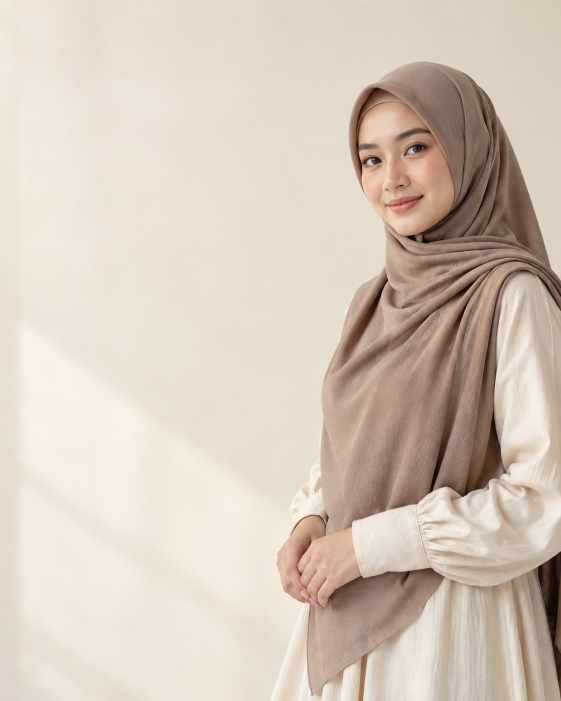
#> input picture CONTENT/DAY-01/assets/editorial-photo.png, 1122 x 1402 px (shown at 1/2 size)
$ python render.py
#> lines starting #> are read from the running program, lines starting #| are printed output that depends on the picture
"""Render Day 1 Instagram assets. Requires Pillow. Run: python CONTENT/DAY-01/render.py"""

from pathlib import Path
from PIL import Image, ImageDraw, ImageFont

ROOT = Path(__file__).resolve().parent
ASSETS = ROOT / "assets"
LOGO_SOURCE = ROOT.parent.parent / "Logo Hijab Syari Transparan.png"
CREAM = (246, 240, 231)
PAPER = (252, 249, 244)
INK = (51, 43, 38)
TAUPE = (124, 98, 84)
MUTED = (107, 95, 87)
LINE = (202, 185, 170)
FONT_DIR = Path("C:/Windows/Fonts")


def font(name, size):
    return ImageFont.truetype(str(FONT_DIR / name), size)


SERIF = "GeorgiaPro-CondRegular.ttf"
SERIF_ITALIC = "GeorgiaPro-CondItalic.ttf"
SANS = "ArialNova.ttf"
def lines(draw, items, x, y, family, size, fill, leading):
    f = font(family, size)
    for item in items:
        draw.text((x, y), item, font=f, fill=fill)
        y += leading
    return y


def brand_logo(dark=False, width=310):
    source = Image.open(LOGO_SOURCE).convert("RGBA")
    source = source.crop(source.getchannel("A").getbbox())
    color = (239, 194, 137) if dark else INK
    logo = Image.new("RGBA", source.size, color + (0,))
    logo.putalpha(source.getchannel("A"))
    height = round(logo.height * width / logo.width)
    return logo.resize((width, height), Image.Resampling.LANCZOS)


def chrome(im, draw, dark=False, line_end=1004):
    faint = (214, 195, 179) if dark else LINE
    logo = brand_logo(dark)
    im.paste(logo, (76, 39), logo)
    draw.line((76, 150, line_end, 150), fill=faint, width=2)


def save(im, name):
    im.save(ASSETS / name, optimize=True)


def cover():
    photo = Image.open(ASSETS / "editorial-photo.png").convert("RGB")
#> photo is the input picture: PIL image 1122x1402 RGB; mean R, G, B 214, 199.8, 185.2
    photo = photo.resize((1080, 1350), Image.Resampling.LANCZOS)
#> photo: PIL image 1080x1350 RGB
    overlay = Image.new("RGBA", photo.size, (0, 0, 0, 0))
#> overlay: PIL image 1080x1350 RGBA; every value is 0
    op = overlay.load()
    for x in range(1080):
        alpha = int(248 * max(0, min(1, (720 - x) / 470)))
        for y in range(1350):
            op[x, y] = (*PAPER, alpha)
    im = Image.alpha_composite(photo.convert("RGBA"), overlay).convert("RGB")
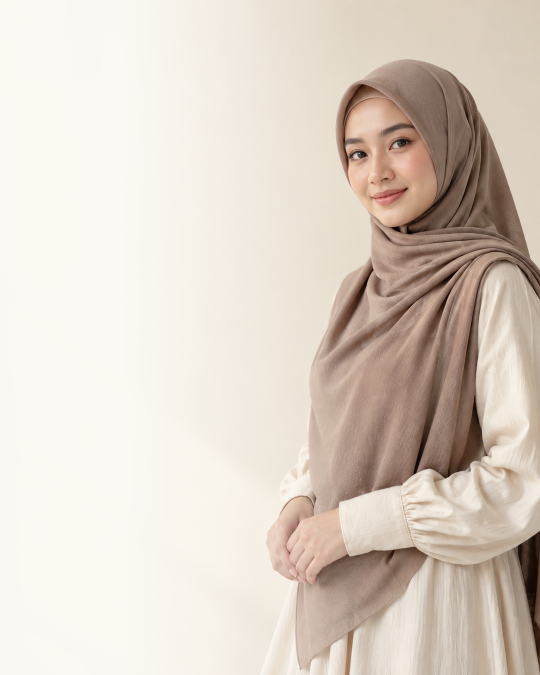
#> im: PIL image 1080x1350 RGB (shown at 1/2 size); mean R, G, B 221, 209.4, 198.6
    d = ImageDraw.Draw(im)
    chrome(im, d, line_end=610)
    lines(d, ["Halo, kita", "mulai lagi."], 76, 355, SERIF, 99, INK, 103)
    d.line((80, 620, 178, 620), fill=TAUPE, width=5)
    lines(d, ["Urusan hijab terasa lebih", "mudah, mulai hari ini."], 76, 665, SANS, 33, INK, 48)
    save(im, "01-cover.png")


def standard(number, heading, body, foot, dark=False):
    im = Image.new("RGB", (1080, 1350), TAUPE if dark else CREAM)
    d = ImageDraw.Draw(im)
    chrome(im, d, dark)
    main = PAPER if dark else INK
    secondary = (232, 217, 202) if dark else MUTED
    heading_bottom = lines(d, heading, 76, 265, SERIF, 92, main, 98)
    rule_y = heading_bottom + 32
    d.line((80, rule_y, 205, rule_y), fill=secondary, width=5)
    lines(d, body, 76, rule_y + 68, SANS, 38, main, 57)
    d.rounded_rectangle((76, 1072, 1004, 1185), radius=16, outline=secondary, width=2)
    lines(d, foot, 110, 1090, SANS, 28, main, 37)
    save(im, f"{number:02d}-slide.png")


def story(number, heading, body, footer, dark=False):
    im = Image.new("RGB", (1080, 1920), TAUPE if dark else CREAM)
    d = ImageDraw.Draw(im)
    main = PAPER if dark else INK
    secondary = (232, 217, 202) if dark else TAUPE
    logo = brand_logo(dark, 350)
    im.paste(logo, (76, 64), logo)
    d.line((76, 190, 1004, 190), fill=secondary, width=2)
    heading_bottom = lines(d, heading, 76, 400, SERIF, 103, main, 114)
    rule_y = heading_bottom + 35
    d.line((76, rule_y, 205, rule_y), fill=secondary, width=5)
    lines(d, body, 76, rule_y + 88, SANS, 43, main, 66)
    d.rounded_rectangle((76, 1450, 1004, 1650), radius=18, outline=secondary, width=3)
    lines(d, footer, 120, 1498, SANS, 34, main, 52)
    save(im, f"story-{number:02d}.png")


if __name__ == "__main__":
#> (the run stopped early here; a loop or call above may not have finished)
